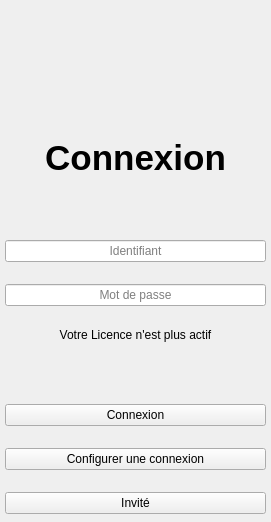
             <widget class="QWidget" name="_p_signin">
              <layout class="QGridLayout" name="_g_signin">
               <property name="leftMargin">
                <number>5</number>
               </property>
               <property name="topMargin">
                <number>5</number>
               </property>
               <property name="rightMargin">
                <number>5</number>
               </property>
               <property name="bottomMargin">
                <number>8</number>
               </property>
               <property name="verticalSpacing">
                <number>22</number>
               </property>
               <item row="1" column="0">
                <spacer name="_vs_signin_one">
                 <property name="orientation">
                  <enum>Qt::Orientation::Vertical</enum>
                 </property>
                 <property name="sizeHint" stdset="0">
                  <size>
                   <width>20</width>
                   <height>40</height>
                  </size>
                 </property>
                </spacer>
               </item>
               <item row="5" column="0">
                <spacer name="_vs_signin_two">
                 <property name="orientation">
                  <enum>Qt::Orientation::Vertical</enum>
                 </property>
                 <property name="sizeHint" stdset="0">
                  <size>
                   <width>20</width>
                   <height>40</height>
                  </size>
                 </property>
                </spacer>
               </item>
               <item row="3" column="0">
                <widget class="QLineEdit" name="_le_password">
                 <property name="echoMode">
                  <enum>QLineEdit::EchoMode::Password</enum>
                 </property>
                 <property name="alignment">
                  <set>Qt::AlignmentFlag::AlignCenter</set>
                 </property>
                 <property name="placeholderText">
                  <string>Mot de passe</string>
                 </property>
                 <property name="clearButtonEnabled">
                  <bool>true</bool>
                 </property>
                </widget>
               </item>
               <item row="6" column="0">
                <widget class="QPushButton" name="_b_signin">
                 <property name="text">
                  <string>Connexion</string>
                 </property>
                 <property name="icon">
                  <iconset resource="resources.qrc">
                   <normaloff>:/icon/icons/login.png</normaloff>:/icon/icons/login.png</iconset>
                 </property>
                 <property name="iconSize">
                  <size>
                   <width>20</width>
                   <height>20</height>
                  </size>
                 </property>
                </widget>
               </item>
               <item row="8" column="0">
                <widget class="QPushButton" name="_b_guess_connexion">
                 <property name="text">
                  <string>Invité</string>
                 </property>
                 <property name="icon">
                  <iconset resource="resources.qrc">
                   <normaloff>:/icon/icons/invite.png</normaloff>:/icon/icons/invite.png</iconset>
                 </property>
                 <property name="iconSize">
                  <size>
                   <width>20</width>
                   <height>20</height>
                  </size>
                 </property>
                </widget>
               </item>
               <item row="4" column="0">
                <widget class="QLabel" name="_l_licence_missing">
                 <property name="text">
                  <string>Votre Licence n'est plus actif</string>
                 </property>
                 <property name="alignment">
                  <set>Qt::AlignmentFlag::AlignCenter</set>
                 </property>
                </widget>
               </item>
               <item row="0" column="0">
                <layout class="QGridLayout" name="_g_icon_signin">
                 <property name="horizontalSpacing">
                  <number>0</number>
                 </property>
                 <item row="1" column="1">
                  <widget class="QLabel" name="_l_connexion">
                   <property name="font">
                    <font>
                     <pointsize>26</pointsize>
                     <bold>true</bold>
                    </font>
                   </property>
                   <property name="text">
                    <string>Connexion</string>
                   </property>
                   <property name="alignment">
                    <set>Qt::AlignmentFlag::AlignCenter</set>
                   </property>
                   <property name="wordWrap">
                    <bool>true</bool>
                   </property>
                  </widget>
                 </item>
                 <item row="0" column="0">
                  <spacer name="_hs_icon_signin_one">
                   <property name="orientation">
                    <enum>Qt::Orientation::Horizontal</enum>
                   </property>
                   <property name="sizeHint" stdset="0">
                    <size>
                     <width>40</width>
                     <height>20</height>
                    </size>
                   </property>
                  </spacer>
                 </item>
                 <item row="0" column="1">
                  <widget class="QLabel" name="_l_icon_connexion">
                   <property name="minimumSize">
                    <size>
                     <width>133</width>
                     <height>133</height>
                    </size>
                   </property>
                   <property name="maximumSize">
                    <size>
                     <width>133</width>
                     <height>133</height>
                    </size>
                   </property>
                   <property name="text">
                    <string/>
                   </property>
                   <property name="pixmap">
                    <pixmap resource="resources.qrc">:/icon/icons/connexion.png</pixmap>
                   </property>
                   <property name="scaledContents">
                    <bool>true</bool>
                   </property>
                   <property name="alignment">
                    <set>Qt::AlignmentFlag::AlignCenter</set>
                   </property>
                  </widget>
                 </item>
                 <item row="0" column="2">
                  <spacer name="_hs_icon_signin_two">
                   <property name="orientation">
                    <enum>Qt::Orientation::Horizontal</enum>
                   </property>
                   <property name="sizeHint" stdset="0">
                    <size>
                     <width>40</width>
                     <height>20</height>
                    </size>
                   </property>
                  </spacer>
                 </item>
                </layout>
               </item>
               <item row="2" column="0">
                <widget class="QLineEdit" name="_le_identifiant">
                 <property name="inputMask">
                  <string/>
                 </property>
                 <property name="alignment">
                  <set>Qt::AlignmentFlag::AlignCenter</set>
                 </property>
                 <property name="placeholderText">
                  <string>Identifiant</string>
                 </property>
                 <property name="clearButtonEnabled">
                  <bool>true</bool>
                 </property>
                </widget>
               </item>
               <item row="7" column="0">
                <widget class="QPushButton" name="_b_config_db">
                 <property name="layoutDirection">
                  <enum>Qt::LayoutDirection::LeftToRight</enum>
                 </property>
                 <property name="autoFillBackground">
                  <bool>false</bool>
                 </property>
                 <property name="text">
                  <string>Configurer une connexion</string>
                 </property>
                 <property name="icon">
                  <iconset resource="resources.qrc">
                   <normaloff>:/icon/icons/configBD.png</normaloff>:/icon/icons/configBD.png</iconset>
                 </property>
                 <property name="iconSize">
                  <size>
                   <width>20</width>
                   <height>20</height>
                  </size>
                 </property>
                </widget>
               </item>
              </layout>
             </widget>
